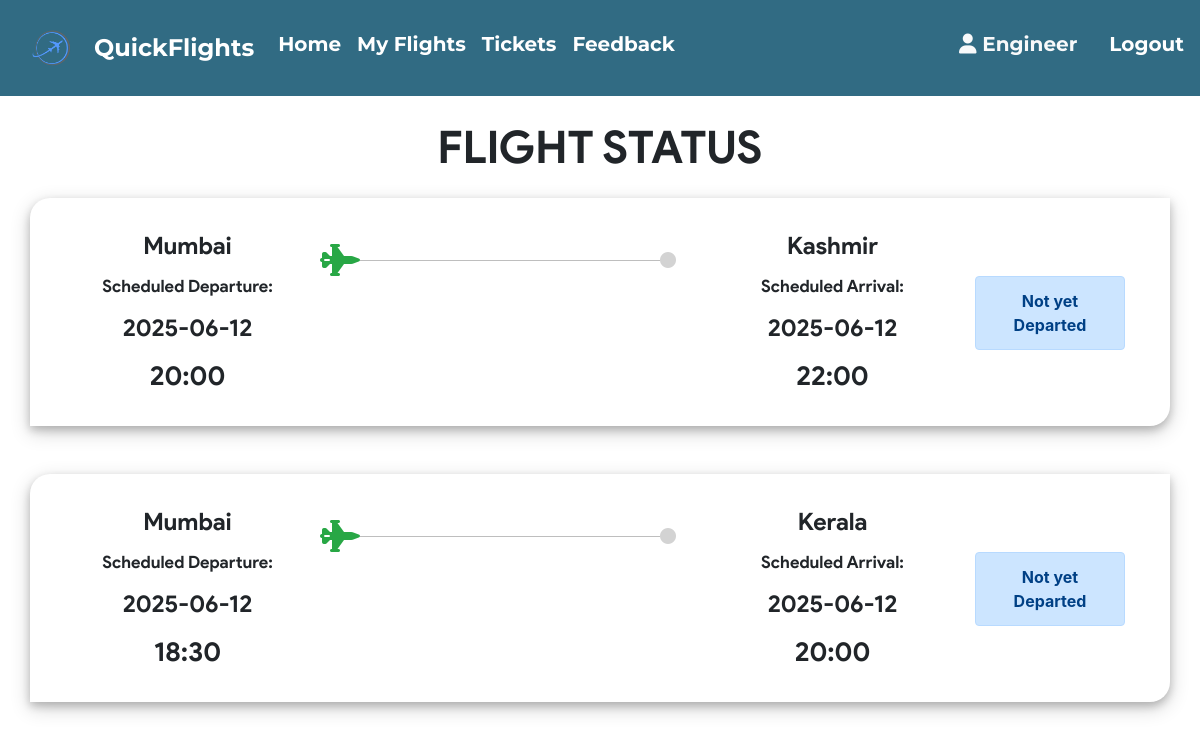
/my_flights.php (signed in), run on the app's committed database.
### tables this page shows
CREATE TABLE `ticket` (
  `ticket_id` int(11) NOT NULL,
  `passenger_id` int(11) NOT NULL,
  `flight_id` int(11) NOT NULL,
  `user_id` int(11) NOT NULL,
  `seat_no` varchar(10) NOT NULL,
  `cost` int(11) NOT NULL,
  `class` varchar(3) NOT NULL
);

CREATE TABLE `flight` (
  `flight_id` int(11) NOT NULL,
  `admin_id` int(11) NOT NULL,
  `arrivale` datetime NOT NULL,
  `departure` datetime NOT NULL,
  `Destination` varchar(20) NOT NULL,
  `source` varchar(20) NOT NULL,
  `airline` varchar(20) NOT NULL,
  `Seats` varchar(110) NOT NULL,
  `duration` varchar(20) NOT NULL,
  `Price` int(11) NOT NULL,
  `status` varchar(6) DEFAULT NULL,
  `issue` varchar(50) DEFAULT NULL,
  `last_seat` varchar(5) DEFAULT '',
  `bus_seats` int(11) DEFAULT 20,
  `last_bus_seat` varchar(5) DEFAULT ''
);

### my_flights.php (the view, shortened to what this page needs)
<?php if(isset($_SESSION['userId'])) {
    require 'helpers/init_conn_db.php';
?>
<main>
    <div class="container">
    <h1 class="text-center  mt-4 mb-4">FLIGHT STATUS</h1>
    <?php
    $sql_t = 'SELECT * FROM Ticket WHERE user_id=?';
    $stmt_t = mysqli_stmt_init($conn);
    if(!mysqli_stmt_prepare($stmt_t,$sql_t)) {
        header('Location: ticket.php?error=sqlerror');
        exit();
    } else {
        mysqli_stmt_bind_param($stmt_t,'i',$_SESSION['userId']);
        mysqli_stmt_execute($stmt_t);
        $result_t = mysqli_stmt_get_result($stmt_t);
        while($row_t = mysqli_fetch_assoc($result_t)) {
            $sql = 'SELECT * FROM Passenger_profile WHERE passenger_id=?';
            $stmt = mysqli_stmt_init($conn);
            if(!mysqli_stmt_prepare($stmt,$sql)) {
                header('Location: my_flights.php?error=sqlerror');
                exit();
            } else {
                mysqli_stmt_bind_param($stmt,'i',$row_t['passenger_id']);
                mysqli_stmt_execute($stmt);
                $result = mysqli_stmt_get_result($stmt);
                if ($row = mysqli_fetch_assoc($result)) {
                    $sql_f = 'SELECT * FROM Flight WHERE flight_id=? ';
                    $stmt_f = mysqli_stmt_init($conn);
                    if(!mysqli_stmt_prepare($stmt_f,$sql_f)) {
                        header('Location: my_flights.php?error=sqlerror');
                        exit();
                    } else {
                        mysqli_stmt_bind_param($stmt_f,'i',$row_t['flight_id']);
                        mysqli_stmt_execute($stmt_f);
                        $result_f = mysqli_stmt_get_result($stmt_f);
                        if($row_f = mysqli_fetch_assoc($result_f)) {
                            $date_time_dep = $row_f['departure'];
                            $date_dep = substr($date_time_dep,0,10);
                            $time_dep = substr($date_time_dep,10,6) ;
                            $date_time_arr = $row_f['arrivale'];
                            $date_arr = substr($date_time_arr,0,10);
                            $time_arr = substr($date_time_arr,10,6) ;
                            if($row_f['status'] === '') {
                                $status = "Not yet Departed";
                                $alert = 'alert-primary';
                            } else if($row_f['status'] === 'dep') {
                                $status = "Departed";
                                $alert = 'alert-info';
                            } else if($row_f['status'] === 'issue') {
                                $status = "Delayed";
                                $alert = 'alert-danger';
                            } else if($row_f['status'] === 'arr') {
                                $status = "Arrived";
                                $alert = 'alert-success';
                            }
                            echo '
                            <div class="row out mb-5 ">
                                <div class="col-md-4 order-lg-3 order-md-1"> ';
                                if($row_f['status'] === 'arr') {
                                    echo '
                                    <div class="row">
                                        <div class="col-1 p-0 m-0">
                                            <i class="fa fa-circle mt-4 text-success"
                                                style="float: right;"></i>
                                        </div>
                                        <div class="col-10 p-0 m-0 mt-3" style="float: right;">
                                            <hr class="bg-success">
                                        </div>
                                        <div class="col-1 p-0 m-0">
                                            <i class="fa fa-2x fa-fighter-jet mt-3 text-success"
                                                ></i>
                                        </div>
                                    </div>
                                    ';
                                } else {
                                    echo '
                                    <div class="row">
                                        <div class="col-1 p-0 m-0">
                                            <i class="fa fa-2x fa-fighter-jet mt-3 text-success"
                                                style="float: right;"></i>
                                        </div>
                                        <div class="col-10 p-0 m-0 mt-3" style="float: right;">
                                            <hr style="background-color: lightgrey;">
                                        </div>
                                        <div class="col-1 p-0 m-0">
                                            <i class="fa fa-circle mt-4"
                                                style="color: lightgrey;"></i>
                                        </div>
                                    </div>
                                    ';
                                }
                                    echo '
                                </div>
                                <div class="col-md-3 col-6 order-md-2 pl-0 text-center
                                    order-lg-2 card-dep">
                                    <p class="city">'.$row_f['source'].'</p>
                                    <p class="stat">Scheduled Departure:</p>
                                    <p class="date">'.$date_dep.'</p>
                                    <p class="time">'.$time_dep.'</p>
                                </div>
                                <div class="col-md-3 col-6 order-md-4 pr-0 text-center
                                    order-lg-4 card-arr"
                                    style="float: right;">
                                    <p class="city">'.$row_f['Destination'].'</p>
                                    <p class="stat">Scheduled Arrival:</p>
                                    <p class="date">'.$date_arr.'</p>
                                    <p class="time">'.$time_arr.'</p>
                                </div>
                                <div class="col-lg-2 order-md-12">
                                    <div class="alert '.$alert.' mt-5 text-center"
                                        role="alert">
                                        '.$status.'
                                    </div>
                                </div>
                            </div> ';
                        }
                    }
                }
            }
        }
    }
    ?>
</div>
</main>
<?php } ?>

### my_flights.php (style rules this page uses)
body { background: transparent; }
div.out { padding: 30px; box-shadow: 0 4px 8px 0 rgba(0, 0, 0, 0.2), 0 6px 20px 0 rgba(0, 0, 0, 0.19); border-top-left-radius: 20px; border-bottom-right-radius: 20px; }
.city { font-size: 24px; }
p { margin-bottom: 10px; font-family: product sans; }
.alert { font-weight: bold; }
.date { font-size: 24px; }
.time { font-size: 27px; margin-bottom: 0px; }
.stat { font-size: 17px; }
h1 { font-weight: lighter !important; font-size: 45px !important; margin-bottom: 20px; font-family :'product sans' !important; font-weight: bolder; }
.row { background-color: white; }

### data on the page
ticket: flight.source "Mumbai", flight.departure "2025-06-12", flight.departure "20:00", flight.Destination "Kashmir", flight.arrivale "2025-06-12", flight.arrivale "22:00", flight.status "Not yet Departed"
ticket: flight.source "Mumbai", flight.departure "2025-06-12", flight.departure "18:30", flight.Destination "Kerala", flight.arrivale "2025-06-12", flight.arrivale "20:00", flight.status "Not yet Departed"

### other printed values
$_SESSION['userUid'] "Engineer"
